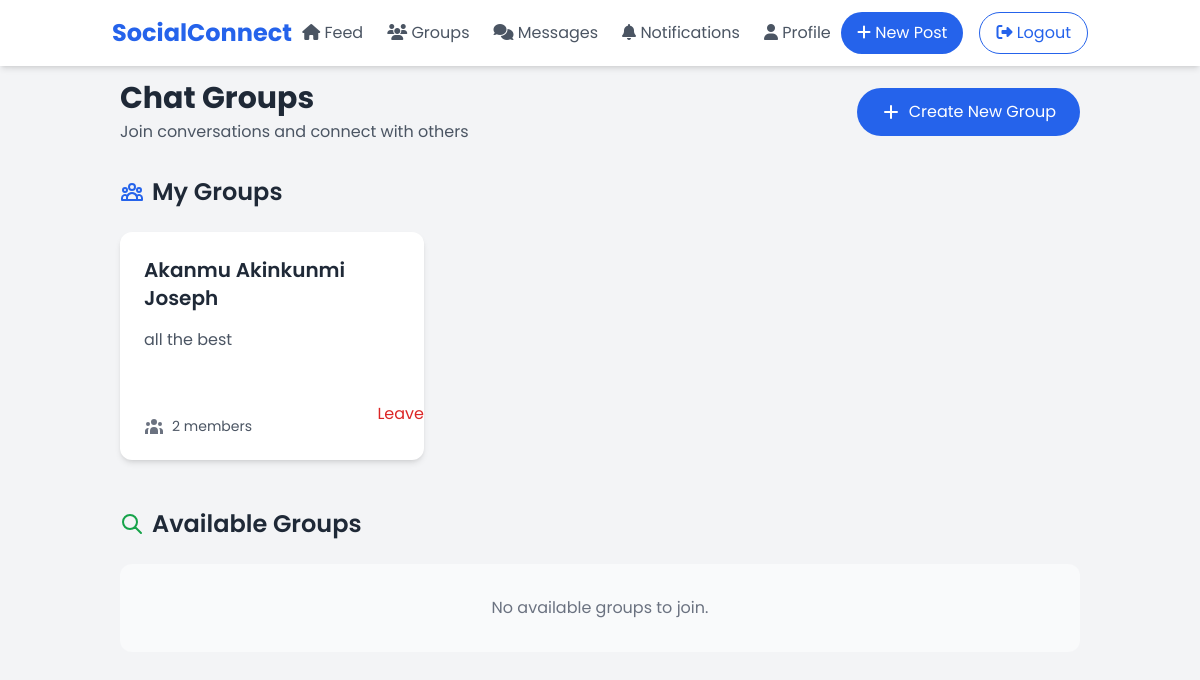
The page /groups/ (signed in) on the database its author committed.
### chat/models.py (models this page shows, shortened)
class Group(models.Model):
    name = models.CharField(max_length=255)
    description = models.TextField(blank=True)
    members = models.ManyToManyField(User, related_name='chat_groups')  # Changed from 'groups' to 'chat_groups'
    created_at = models.DateTimeField(auto_now_add=True)
    created_by = models.ForeignKey(User, on_delete=models.CASCADE, related_name='created_groups')

### chat/views.py (the view)
# urls.py: path('groups/', group_list, name='group_list'),
@login_required
def group_list(request):
    user_groups = Group.objects.filter(members=request.user)
    available_groups = Group.objects.exclude(members=request.user)
    context = {
        'user_groups': user_groups,
        'available_groups': available_groups
    }
    return render(request, 'chat/group_list.html', context)

### templates/chat/group_list.html (shortened to what this page needs)
{% extends 'base.html' %}
{% block content %}
<div class="max-w-7xl mx-auto px-4">
    <div class="flex justify-between items-center mb-8">
        <div>
            <h1 class="text-3xl font-bold text-gray-800">Chat Groups</h1>
            <p class="text-gray-600 mt-1">Join conversations and connect with others</p>
        </div>
        <a href="{% url 'create_group' %}" class="px-6 py-3 bg-blue-600 text-white rounded-full hover:bg-blue-700 transition duration-300 flex items-center gap-2">
            <svg xmlns="http://www.w3.org/2000/svg" class="h-5 w-5" viewBox="0 0 20 20" fill="currentColor">
                <path fill-rule="evenodd" d="M10 3a1 1 0 011 1v5h5a1 1 0 110 2h-5v5a1 1 0 11-2 0v-5H4a1 1 0 110-2h5V4a1 1 0 011-1z" clip-rule="evenodd" />
            </svg>
            Create New Group
        </a>
    </div>
    <div class="mb-12">
        <h2 class="text-2xl font-semibold mb-6 text-gray-800 flex items-center gap-2">
            My Groups
        </h2>
        <div class="grid grid-cols-1 md:grid-cols-2 lg:grid-cols-3 gap-6">
            {% for group in user_groups %}
            <div class="bg-white rounded-xl shadow-md hover:shadow-lg transition duration-300">
                <a href="{% url 'group_detail' group.id %}" class="block p-6">
                    <div class="flex justify-between items-start mb-4">
                        <h3 class="text-xl font-semibold text-gray-800">{{ group.name }}</h3>
                    </div>
                    <p class="text-gray-600 mb-4 line-clamp-2">{{ group.description }}</p>
                    <div class="flex justify-between items-center">
                        <div class="flex items-center gap-2">
                            <span class="text-sm text-gray-600">{{ group.members.count }} members</span>
                        </div>
                        <div class="flex gap-2">
                            {% if group.created_by == request.user %}
                            <a href="{% url 'update_group' group.id %}" class="text-blue-600 hover:text-blue-800">
                                <svg xmlns="http://www.w3.org/2000/svg" class="h-5 w-5" viewBox="0 0 20 20" fill="currentColor">
                                    <path d="M13.586 3.586a2 2 0 112.828 2.828l-.793.793-2.828-2.828.793-.793zM11.379 5.793L3 14.172V17h2.828l8.38-8.379-2.83-2.828z" />
                                </svg>
                            </a>
                            <a href="{% url 'delete_group' group.id %}" class="text-red-600 hover:text-red-800">
                                <svg xmlns="http://www.w3.org/2000/svg" class="h-5 w-5" viewBox="0 0 20 20" fill="currentColor">
                                    <path fill-rule="evenodd" d="M9 2a1 1 0 00-.894.553L7.382 4H4a1 1 0 000 2v10a2 2 0 002 2h8a2 2 0 002-2V6a1 1 0 100-2h-3.382l-.724-1.447A1 1 0 0011 2H9zM7 8a1 1 0 012 0v6a1 1 0 11-2 0V8zm5-1a1 1 0 00-1 1v6a1 1 0 102 0V8a1 1 0 00-1-1z" clip-rule="evenodd" />
                                </svg>
                            </a>
                            {% else %}
                            <a href="{% url 'leave_group' group.id %}" class="text-red-600 hover:text-red-800">Leave</a>
                            {% endif %}
                        </div>
                    </div>
                </a>
            </div>
            {% empty %}
            <div class="col-span-full text-center py-8 bg-gray-50 rounded-xl">
                <p class="text-gray-500">You haven't joined any groups yet.</p>
            </div>
            {% endfor %}
        </div>
    </div>
    <div>
        <h2 class="text-2xl font-semibold mb-6 text-gray-800 flex items-center gap-2">
            <svg xmlns="http://www.w3.org/2000/svg" class="h-6 w-6 text-green-600" fill="none" viewBox="0 0 24 24" stroke="currentColor">
                <path stroke-linecap="round" stroke-linejoin="round" stroke-width="2" d="M21 21l-6-6m2-5a7 7 0 11-14 0 7 7 0 0114 0z" />
            </svg>
            Available Groups
        </h2>
        <div class="grid grid-cols-1 md:grid-cols-2 lg:grid-cols-3 gap-6">
            {% for group in available_groups %}
            <div class="bg-white rounded-xl shadow-md hover:shadow-lg transition duration-300">
                <div class="p-6">
                    <h3 class="text-xl font-semibold text-gray-800 mb-4">{{ group.name }}</h3>
                    <p class="text-gray-600 mb-4 line-clamp-2">{{ group.description }}</p>
                    <div class="flex justify-between items-center">
                        <div class="flex items-center gap-2">
                            <svg xmlns="http://www.w3.org/2000/svg" class="h-5 w-5 text-gray-500" viewBox="0 0 20 20" fill="currentColor">
                                <path d="M13 6a3 3 0 11-6 0 3 3 0 016 0zM18 8a2 2 0 11-4 0 2 2 0 014 0zM14 15a4 4 0 00-8 0v3h8v-3zM6 8a2 2 0 11-4 0 2 2 0 014 0zM16 18v-3a5.972 5.972 0 00-.75-2.906A3.005 3.005 0 0119 15v3h-3zM4.75 12.094A5.973 5.973 0 004 15v3H1v-3a3 3 0 013.75-2.906z" />
                            </svg>
                            <span class="text-sm text-gray-600">{{ group.members.count }} members</span>
                        </div>
                        <a href="{% url 'join_group' group.id %}" class="px-4 py-2 bg-green-600 text-white rounded-full hover:bg-green-700 transition duration-300">Join Group</a>
                    </div>
                </div>
            </div>
            {% empty %}
            <div class="col-span-full text-center py-8 bg-gray-50 rounded-xl">
                <p class="text-gray-500">No available groups to join.</p>
            </div>
            {% endfor %}
        </div>
    </div>
</div>
{% endblock %}

### templates/base.html (style rules this page uses)
body { font-family: 'Poppins', sans-serif; }

### rows shown on the page
Group: name "Akanmu Akinkunmi Joseph", description "all the best", members.count "2", shows "Leave"
